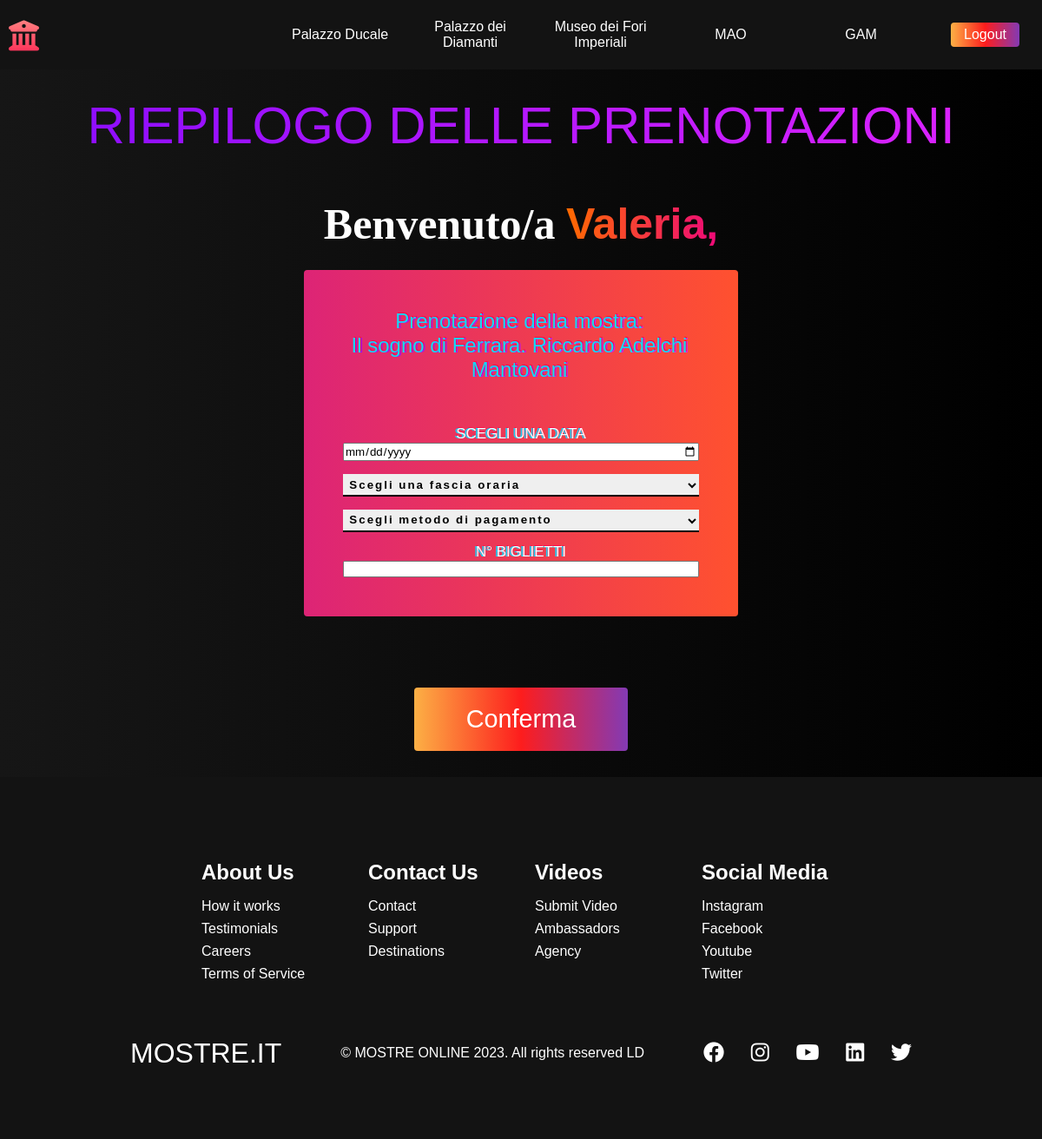
The app's page /views/prenotazioni/prenotazioni.php?id_mostra=M003 (signed in) with its own data.
### tables this page shows
CREATE TABLE
    `visitatori` (
        `COD_VISITATORE` varchar(4) NOT NULL,
        `COGNOME` varchar(20) DEFAULT NULL,
        `NOME` varchar(20) DEFAULT NULL,
        `TELEFONO` varchar(14) DEFAULT NULL,
        `EMAIL` varchar(30) DEFAULT NULL,
        `LOGIN` varchar(20) DEFAULT NULL,
        `PSW` varchar(20) DEFAULT NULL
    );

CREATE TABLE
    `mostre` (
        `COD_MOSTRA` varchar(4) NOT NULL,
        `TITOLO` varchar(70) DEFAULT NULL,
        `DATA_INIZIO` date DEFAULT NULL,
        `DATA_FINE` date DEFAULT NULL,
        `PREZZO` decimal(4, 2) DEFAULT NULL,
        `COD_SEDE` varchar(4) NOT NULL
    );

### views/prenotazioni/prenotazioni.php (the view, shortened to what this page needs)
<?php
require "../../config.php";
$id_mostra = $_GET['id_mostra'];
if (!isset($_SESSION['COD_VISITATORE'])) {
    echo '<script>alert("Fai prima il login!");
            window.location.href = "http://localhost/Prova_Finale_Dantas/views/login/login.php";
        </script>';
    exit();
} else if (isset($_SESSION['COD_VISITATORE'])) {
    $cod_visitatore = $_SESSION['COD_VISITATORE'];
?>
    <?php require "../header.php"; ?>
    <form action="../../controllers/Biglietto.php" method="post">
        <div class="riepilogo_log">
            <div class="hero__container">
                <p class="hero__description">RIEPILOGO DELLE PRENOTAZIONI</p>
                <?php $data = $pdo->query("SELECT * FROM visitatori WHERE COD_VISITATORE = '$cod_visitatore'")->fetchAll(); ?>
                <?php foreach ($data as $row) : ?>
                    <h1 class="hero__heading hr2"> Benvenuto/a <span><?php echo $row['NOME']; ?>,</span></h1>
                <?php endforeach; ?>
                <div class="main__container m1">
                    <div class="main__img--container">
                        <div class="main__img--card" id="card-2">
                            <?php $data = $pdo->query("SELECT * FROM mostre WHERE COD_MOSTRA = '$id_mostra'")->fetchAll(); ?>
                            <?php foreach ($data as $row) : ?>
                                <p class="hero__description hero2"> Prenotazione della mostra:<br> <span><?php echo $row['TITOLO']; ?></p>
                            <?php endforeach; ?>
                            <label for="data">Scegli una data</label>
                            <input type="date" name="DATA" id="data">
                            <select id="fascia_oraria" name="FASCIA_ORARIA" data-selected="">
                                <option value="" selected="selected" disabled="disabled">Scegli una fascia oraria</option>
                            </select>
                            <select id="selectbox" data-selected="" name="TIPO_PAGAMENTO">
                                <option value="" selected="selected" disabled="disabled">Scegli metodo di pagamento</option>
                            </select>
                            <label for="QUANTITA">N° Biglietti</label>
                            <input type="number" name="QUANTITA" id="QUANTITA">
                        </div>
                    </div>
                </div>
                <div class="main__content">
                    <button type="submit" class="main__btn"><span> Conferma</span></button>
                </div>
            </div>
        </div>
    </form>
<?php include('../footer.php');
} ?>

### assets/css/homepage.css (style rules this page uses)
* { box-sizing: border-box; margin: 0; padding: 0; font-family: "Kumbh Sans", sans-serif; scroll-behavior: smooth; }
.hero__container { display: flex; flex-direction: column; justify-content: center; align-items: center; max-width: 1200px; margin: 0 auto; height: 90%; text-align: center; padding: 30px; }
.hero__heading { font-family: Jost; font-size: 100px; margin-bottom: 24px; color: #fff; }
.hero__heading span { background: #ee0979; background: -webkit-linear-gradient(to right, #ff6a00, #ee0979); background: linear-gradient(to right, #ff6a00, #ee0979); background-size: 100%; -webkit-background-clip: text; -moz-background-clip: text; -webkit-text-fill-color: transparent; -mo-text-fill-color: transparent; }
.hero__heading.hr2 { font-size: 50px; }
.hero__description { font-size: 60px; background: #da22ff; background: -webkit-linear-gradient(to right, #9114ff, #da22ff); background: linear-gradient(to right, #8f0eff, #da22ff); background-size: 100%; -webkit-background-clip: text; -moz-background-clip: text; -webkit-text-fill-color: transparent; -moz-text-fill-color: transparent; }
.hero__description.hero2 { font-size: 24px; text-shadow: -2px 0 #12d8fa, -1px -1px #ff0844; }
.main__container { display: grid; grid-template-columns: 1fr 1fr; align-items: center; justify-content: center; margin: 0 auto; height: 90%; z-index: 1; width: 100%; max-width: 1300px; padding: 0 50px; }
.main__container.m1 { grid-template-columns: 1fr; justify-items: center; margin-bottom: 50px; }
.main__content { color: #fff; width: 100%; }
.main__btn { font-size: 1.8rem; background: #833ab4; background: -webkit-linear-gradient(to right, #fcb045, #fd1d1d, #833ab4); background: linear-gradient(to right, #fcb045, #fd1d1d, #833ab4); padding: 20px 60px; border: none; border-radius: 4px; margin-top: 2rem; cursor: pointer; position: relative; transition: all 0.35s; outline: none; }
.main__btn, .main__btn span { position: relative; z-index: 2; color: #fff; text-decoration: none; }
.main__btn:after { position: absolute; content: ""; top: 0; left: 0; width: 0; height: 100%; background: #ff1ead; transition: all 0.35s; border-radius: 4px; }
.main__img--container { text-align: center; }
.main__img--card { display: flex; flex-direction: column; justify-content: center; width: 500px; height: fit-content; padding: 45px; border-radius: 4px; color: #fff; background-image: linear-gradient(to right, #00dbde 0%, #fc00ff 100%); }
#data, #fascia_oraria { margin-bottom: 15px; }
.main__img--card label, .label, .label2 { text-transform: uppercase; font-size: 17px; text-shadow: -2px 0 #12d8fa, -1px -1px #ff0844; }
input[type="number" ] { text-align: center; }
#card-2 { background: #ff512f; background: -webkit-linear-gradient(to right, #dd2476, #ff512f); background: linear-gradient(to right, #dd2476, #ff512f); }
.riepilogo_log { background: #000000; background: linear-gradient(to right, #161616, #000000); }
.riepilogo_log .hero__description { margin-bottom: 50px; }
select { margin-bottom: 1em; padding: 0.25em; border: 0; border-bottom: 2px solid; border-bottom-color: 2px solid; font-weight: bold; letter-spacing: 0.15em; border-radius: 0; transition: all 0.3s ease; }
#selectbox option, #fascia_oraria option { border: 1px solid #282b2b; background: #ff512f; background: linear-gradient(to right, #dd2476, #ff512f); color: #282b2b; }

### records on screen
visitatori: NOME "Valeria"
mostre: TITOLO "Il sogno di Ferrara. Riccardo Adelchi Mantovani"
